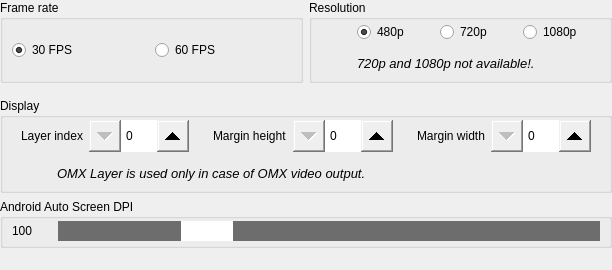
    <widget class="QWidget" name="tab2" native="true">
     <property name="sizePolicy">
      <sizepolicy hsizetype="Expanding" vsizetype="Expanding">
       <horstretch>0</horstretch>
       <verstretch>0</verstretch>
      </sizepolicy>
     </property>
     <layout class="QVBoxLayout" name="verticalLayout_4">
      <property name="leftMargin">
       <number>0</number>
      </property>
      <property name="topMargin">
       <number>0</number>
      </property>
      <property name="rightMargin">
       <number>0</number>
      </property>
      <property name="bottomMargin">
       <number>2</number>
      </property>
      <item>
       <widget class="QWidget" name="framerateresolution" native="true">
        <property name="sizePolicy">
         <sizepolicy hsizetype="Expanding" vsizetype="Fixed">
          <horstretch>0</horstretch>
          <verstretch>0</verstretch>
         </sizepolicy>
        </property>
        <layout class="QHBoxLayout" name="horizontalLayout_11">
         <property name="leftMargin">
          <number>0</number>
         </property>
         <property name="topMargin">
          <number>0</number>
         </property>
         <property name="rightMargin">
          <number>0</number>
         </property>
         <item>
          <widget class="QGroupBox" name="groupBoxFrameRate">
           <property name="sizePolicy">
            <sizepolicy hsizetype="Expanding" vsizetype="Expanding">
             <horstretch>0</horstretch>
             <verstretch>0</verstretch>
            </sizepolicy>
           </property>
           <property name="title">
            <string>Frame rate</string>
           </property>
           <layout class="QHBoxLayout" name="horizontalLayout_6">
            <property name="topMargin">
             <number>2</number>
            </property>
            <property name="bottomMargin">
             <number>2</number>
            </property>
            <item>
             <widget class="QRadioButton" name="radioButton30FPS">
              <property name="sizePolicy">
               <sizepolicy hsizetype="Expanding" vsizetype="Fixed">
                <horstretch>0</horstretch>
                <verstretch>0</verstretch>
               </sizepolicy>
              </property>
              <property name="text">
               <string>30 FPS</string>
              </property>
              <property name="checked">
               <bool>true</bool>
              </property>
             </widget>
            </item>
            <item>
             <widget class="QRadioButton" name="radioButton60FPS">
              <property name="sizePolicy">
               <sizepolicy hsizetype="Expanding" vsizetype="Fixed">
                <horstretch>0</horstretch>
                <verstretch>0</verstretch>
               </sizepolicy>
              </property>
              <property name="text">
               <string>60 FPS</string>
              </property>
             </widget>
            </item>
           </layout>
          </widget>
         </item>
         <item>
          <widget class="QGroupBox" name="groupBoxResolution">
           <property name="sizePolicy">
            <sizepolicy hsizetype="Expanding" vsizetype="Fixed">
             <horstretch>0</horstretch>
             <verstretch>0</verstretch>
            </sizepolicy>
           </property>
           <property name="title">
            <string>Resolution</string>
           </property>
           <layout class="QGridLayout" name="gridLayout_4">
            <property name="topMargin">
             <number>2</number>
            </property>
            <property name="bottomMargin">
             <number>2</number>
            </property>
            <item row="1" column="3">
             <widget class="QRadioButton" name="No 720p available!">
              <property name="sizePolicy">
               <sizepolicy hsizetype="Expanding" vsizetype="Fixed">
                <horstretch>0</horstretch>
                <verstretch>0</verstretch>
               </sizepolicy>
              </property>
              <property name="text">
               <string>720p</string>
              </property>
             </widget>
            </item>
            <item row="1" column="4">
             <widget class="QRadioButton" name="radioButton1080p">
              <property name="sizePolicy">
               <sizepolicy hsizetype="Expanding" vsizetype="Fixed">
                <horstretch>0</horstretch>
                <verstretch>0</verstretch>
               </sizepolicy>
              </property>
              <property name="text">
               <string>1080p</string>
              </property>
             </widget>
            </item>
            <item row="1" column="2">
             <widget class="QRadioButton" name="radioButton480p">
              <property name="sizePolicy">
               <sizepolicy hsizetype="Expanding" vsizetype="Fixed">
                <horstretch>0</horstretch>
                <verstretch>0</verstretch>
               </sizepolicy>
              </property>
              <property name="text">
               <string>480p</string>
              </property>
              <property name="checked">
               <bool>true</bool>
              </property>
             </widget>
            </item>
            <item row="2" column="0">
             <widget class="QLabel" name="labelResolutionWarningIcon">
              <property name="sizePolicy">
               <sizepolicy hsizetype="Fixed" vsizetype="Fixed">
                <horstretch>0</horstretch>
                <verstretch>0</verstretch>
               </sizepolicy>
              </property>
              <property name="minimumSize">
               <size>
                <width>30</width>
                <height>30</height>
               </size>
              </property>
              <property name="maximumSize">
               <size>
                <width>30</width>
                <height>30</height>
               </size>
              </property>
              <property name="text">
               <string>&lt;html&gt;&lt;head/&gt;&lt;body&gt;&lt;p&gt;&lt;img src=&quot;:/ico_warning.png&quot;/&gt;&lt;/p&gt;&lt;/body&gt;&lt;/html&gt;</string>
              </property>
              <property name="alignment">
               <set>Qt::AlignCenter</set>
              </property>
             </widget>
            </item>
            <item row="2" column="2" colspan="3">
             <widget class="QLabel" name="labelResolutionWarning">
              <property name="sizePolicy">
               <sizepolicy hsizetype="Expanding" vsizetype="Expanding">
                <horstretch>0</horstretch>
                <verstretch>0</verstretch>
               </sizepolicy>
              </property>
              <property name="font">
               <font>
                <pointsize>10</pointsize>
                <italic>true</italic>
               </font>
              </property>
              <property name="text">
               <string>720p and 1080p not available!.</string>
              </property>
              <property name="wordWrap">
               <bool>true</bool>
              </property>
             </widget>
            </item>
           </layout>
          </widget>
         </item>
        </layout>
       </widget>
      </item>
      <item>
       <widget class="QGroupBox" name="groupBoxOmxLayerIndex">
        <property name="sizePolicy">
         <sizepolicy hsizetype="Expanding" vsizetype="Fixed">
          <horstretch>0</horstretch>
          <verstretch>0</verstretch>
         </sizepolicy>
        </property>
        <property name="title">
         <string>Display</string>
        </property>
        <layout class="QVBoxLayout" name="verticalLayout_22">
         <property name="topMargin">
          <number>2</number>
         </property>
         <property name="bottomMargin">
          <number>2</number>
         </property>
         <item>
          <layout class="QHBoxLayout" name="display">
           <item>
            <widget class="QWidget" name="index" native="true">
             <property name="sizePolicy">
              <sizepolicy hsizetype="Expanding" vsizetype="Fixed">
               <horstretch>0</horstretch>
               <verstretch>0</verstretch>
              </sizepolicy>
             </property>
             <layout class="QFormLayout" name="formLayout_12">
              <property name="topMargin">
               <number>0</number>
              </property>
              <property name="bottomMargin">
               <number>0</number>
              </property>
              <item row="0" column="0">
               <widget class="QLabel" name="labelOmxLayerIndex">
                <property name="sizePolicy">
                 <sizepolicy hsizetype="Minimum" vsizetype="Preferred">
                  <horstretch>0</horstretch>
                  <verstretch>0</verstretch>
                 </sizepolicy>
                </property>
                <property name="minimumSize">
                 <size>
                  <width>0</width>
                  <height>32</height>
                 </size>
                </property>
                <property name="maximumSize">
                 <size>
                  <width>16777215</width>
                  <height>32</height>
                 </size>
                </property>
                <property name="font">
                 <font>
                  <underline>false</underline>
                  <kerning>true</kerning>
                 </font>
                </property>
                <property name="frameShape">
                 <enum>QFrame::NoFrame</enum>
                </property>
                <property name="frameShadow">
                 <enum>QFrame::Plain</enum>
                </property>
                <property name="text">
                 <string>Layer index</string>
                </property>
                <property name="alignment">
                 <set>Qt::AlignLeading|Qt::AlignLeft|Qt::AlignVCenter</set>
                </property>
               </widget>
              </item>
              <item row="0" column="1">
               <widget class="QSpinBox" name="spinBoxOmxLayerIndex">
                <property name="sizePolicy">
                 <sizepolicy hsizetype="Fixed" vsizetype="Fixed">
                  <horstretch>0</horstretch>
                  <verstretch>0</verstretch>
                 </sizepolicy>
                </property>
                <property name="minimumSize">
                 <size>
                  <width>100</width>
                  <height>32</height>
                 </size>
                </property>
                <property name="maximumSize">
                 <size>
                  <width>100</width>
                  <height>32</height>
                 </size>
                </property>
                <property name="styleSheet">
                 <string notr="true">QSpinBox::up-button { width: 32px; height: 32px;
subcontrol-origin: margin;
subcontrol-position: center right;
}
QSpinBox::down-button { width: 32px; height: 32px; 
subcontrol-origin: margin;
subcontrol-position: center left;
}</string>
                </property>
               </widget>
              </item>
             </layout>
            </widget>
           </item>
           <item>
            <widget class="QWidget" name="marginheight" native="true">
             <property name="sizePolicy">
              <sizepolicy hsizetype="Expanding" vsizetype="Fixed">
               <horstretch>0</horstretch>
               <verstretch>0</verstretch>
              </sizepolicy>
             </property>
             <layout class="QFormLayout" name="formLayout_11">
              <property name="topMargin">
               <number>0</number>
              </property>
              <property name="bottomMargin">
               <number>0</number>
              </property>
              <item row="0" column="0">
               <widget class="QLabel" name="labelVideoMarginHeight">
                <property name="sizePolicy">
                 <sizepolicy hsizetype="Minimum" vsizetype="Preferred">
                  <horstretch>0</horstretch>
                  <verstretch>0</verstretch>
                 </sizepolicy>
                </property>
                <property name="minimumSize">
                 <size>
                  <width>0</width>
                  <height>32</height>
                 </size>
                </property>
                <property name="maximumSize">
                 <size>
                  <width>16777215</width>
                  <height>32</height>
                 </size>
                </property>
                <property name="text">
                 <string>Margin height</string>
                </property>
                <property name="alignment">
                 <set>Qt::AlignLeading|Qt::AlignLeft|Qt::AlignVCenter</set>
                </property>
               </widget>
              </item>
              <item row="0" column="1">
               <widget class="QSpinBox" name="spinBoxVideoMarginHeight">
                <property name="sizePolicy">
                 <sizepolicy hsizetype="Fixed" vsizetype="Fixed">
                  <horstretch>0</horstretch>
                  <verstretch>0</verstretch>
                 </sizepolicy>
                </property>
                <property name="minimumSize">
                 <size>
                  <width>100</width>
                  <height>32</height>
                 </size>
                </property>
                <property name="maximumSize">
                 <size>
                  <width>100</width>
                  <height>32</height>
                 </size>
                </property>
                <property name="styleSheet">
                 <string notr="true">QSpinBox::up-button { width: 32px; height: 32px;
subcontrol-origin: margin;
subcontrol-position: center right;
}
QSpinBox::down-button { width: 32px; height: 32px; 
subcontrol-origin: margin;
subcontrol-position: center left;
}</string>
                </property>
                <property name="maximum">
                 <number>99999</number>
                </property>
               </widget>
              </item>
             </layout>
            </widget>
           </item>
           <item>
            <widget class="QWidget" name="marginwidth" native="true">
             <property name="sizePolicy">
              <sizepolicy hsizetype="Expanding" vsizetype="Fixed">
               <horstretch>0</horstretch>
               <verstretch>0</verstretch>
              </sizepolicy>
             </property>
             <layout class="QFormLayout" name="formLayout_13">
              <property name="formAlignment">
               <set>Qt::AlignLeading|Qt::AlignLeft|Qt::AlignTop</set>
              </property>
              <property name="topMargin">
               <number>0</number>
              </property>
              <property name="bottomMargin">
               <number>0</number>
              </property>
              <item row="0" column="0">
               <widget class="QLabel" name="labelVideoMarginWidth">
                <property name="sizePolicy">
                 <sizepolicy hsizetype="Minimum" vsizetype="Preferred">
                  <horstretch>0</horstretch>
                  <verstretch>0</verstretch>
                 </sizepolicy>
                </property>
                <property name="minimumSize">
                 <size>
                  <width>0</width>
                  <height>32</height>
                 </size>
                </property>
                <property name="maximumSize">
                 <size>
                  <width>16777215</width>
                  <height>32</height>
                 </size>
                </property>
                <property name="text">
                 <string>Margin width</string>
                </property>
                <property name="alignment">
                 <set>Qt::AlignLeading|Qt::AlignLeft|Qt::AlignVCenter</set>
                </property>
               </widget>
              </item>
              <item row="0" column="1">
               <widget class="QSpinBox" name="spinBoxVideoMarginWidth">
                <property name="sizePolicy">
                 <sizepolicy hsizetype="Fixed" vsizetype="Fixed">
                  <horstretch>0</horstretch>
                  <verstretch>0</verstretch>
                 </sizepolicy>
                </property>
                <property name="minimumSize">
                 <size>
                  <width>100</width>
                  <height>32</height>
                 </size>
                </property>
                <property name="maximumSize">
                 <size>
                  <width>100</width>
                  <height>32</height>
                 </size>
                </property>
                <property name="styleSheet">
                 <string notr="true">QSpinBox::up-button { width: 32px; height: 32px;
subcontrol-origin: margin;
subcontrol-position: center right;
}
QSpinBox::down-button { width: 32px; height: 32px; 
subcontrol-origin: margin;
subcontrol-position: center left;
}</string>
                </property>
                <property name="maximum">
                 <number>99999</number>
                </property>
               </widget>
              </item>
             </layout>
            </widget>
           </item>
          </layout>
         </item>
         <item>
          <widget class="QWidget" name="omxinfo" native="true">
           <property name="sizePolicy">
            <sizepolicy hsizetype="Expanding" vsizetype="Preferred">
             <horstretch>0</horstretch>
             <verstretch>0</verstretch>
            </sizepolicy>
           </property>
           <layout class="QFormLayout" name="formLayout_32">
            <property name="topMargin">
             <number>0</number>
            </property>
            <property name="bottomMargin">
             <number>0</number>
            </property>
            <item row="0" column="0">
             <widget class="QLabel" name="label_6">
              <property name="sizePolicy">
               <sizepolicy hsizetype="Fixed" vsizetype="Fixed">
                <horstretch>0</horstretch>
                <verstretch>0</verstretch>
               </sizepolicy>
              </property>
              <property name="minimumSize">
               <size>
                <width>30</width>
                <height>30</height>
               </size>
              </property>
              <property name="text">
               <string>&lt;html&gt;&lt;head/&gt;&lt;body&gt;&lt;p&gt;&lt;img src=&quot;:/ico_info.png&quot;/&gt;&lt;/p&gt;&lt;/body&gt;&lt;/html&gt;</string>
              </property>
              <property name="scaledContents">
               <bool>false</bool>
              </property>
              <property name="alignment">
               <set>Qt::AlignCenter</set>
              </property>
             </widget>
            </item>
            <item row="0" column="1">
             <widget class="QLabel" name="label_7">
              <property name="sizePolicy">
               <sizepolicy hsizetype="Expanding" vsizetype="Preferred">
                <horstretch>0</horstretch>
                <verstretch>0</verstretch>
               </sizepolicy>
              </property>
              <property name="font">
               <font>
                <pointsize>10</pointsize>
                <italic>true</italic>
               </font>
              </property>
              <property name="text">
               <string>OMX Layer is used only in case of OMX video output.</string>
              </property>
             </widget>
            </item>
           </layout>
          </widget>
         </item>
        </layout>
       </widget>
      </item>
      <item>
       <widget class="QGroupBox" name="groupBoxScreenDPI">
        <property name="sizePolicy">
         <sizepolicy hsizetype="Expanding" vsizetype="Fixed">
          <horstretch>0</horstretch>
          <verstretch>0</verstretch>
         </sizepolicy>
        </property>
        <property name="title">
         <string>Android Auto Screen DPI</string>
        </property>
        <layout class="QFormLayout" name="formLayout_14">
         <property name="topMargin">
          <number>2</number>
         </property>
         <property name="bottomMargin">
          <number>4</number>
         </property>
         <item row="0" column="0">
          <widget class="QLabel" name="labelScreenDPIValue">
           <property name="sizePolicy">
            <sizepolicy hsizetype="Fixed" vsizetype="Fixed">
             <horstretch>0</horstretch>
             <verstretch>0</verstretch>
            </sizepolicy>
           </property>
           <property name="minimumSize">
            <size>
             <width>40</width>
             <height>20</height>
            </size>
           </property>
           <property name="maximumSize">
            <size>
             <width>16777215</width>
             <height>20</height>
            </size>
           </property>
           <property name="text">
            <string>100</string>
           </property>
          </widget>
         </item>
         <item row="0" column="1">
          <widget class="QSlider" name="horizontalSliderScreenDPI">
           <property name="sizePolicy">
            <sizepolicy hsizetype="Expanding" vsizetype="Fixed">
             <horstretch>0</horstretch>
             <verstretch>0</verstretch>
            </sizepolicy>
           </property>
           <property name="minimumSize">
            <size>
             <width>0</width>
             <height>20</height>
            </size>
           </property>
           <property name="styleSheet">
            <string notr="true">QSlider::handle:horizontal { background: white; height: 32px; width: 52px; margin: 0 0;}
QSlider::groove:horizontal { background: #6d6d6d; height: 32px;}</string>
           </property>
           <property name="maximum">
            <number>400</number>
           </property>
           <property name="value">
            <number>100</number>
           </property>
           <property name="orientation">
            <enum>Qt::Horizontal</enum>
           </property>
          </widget>
         </item>
        </layout>
       </widget>
      </item>
      <item>
       <widget class="QLabel" name="autofill_space_tab2">
        <property name="sizePolicy">
         <sizepolicy hsizetype="Expanding" vsizetype="Expanding">
          <horstretch>0</horstretch>
          <verstretch>0</verstretch>
         </sizepolicy>
        </property>
        <property name="text">
         <string/>
        </property>
       </widget>
      </item>
     </layout>
    </widget>
